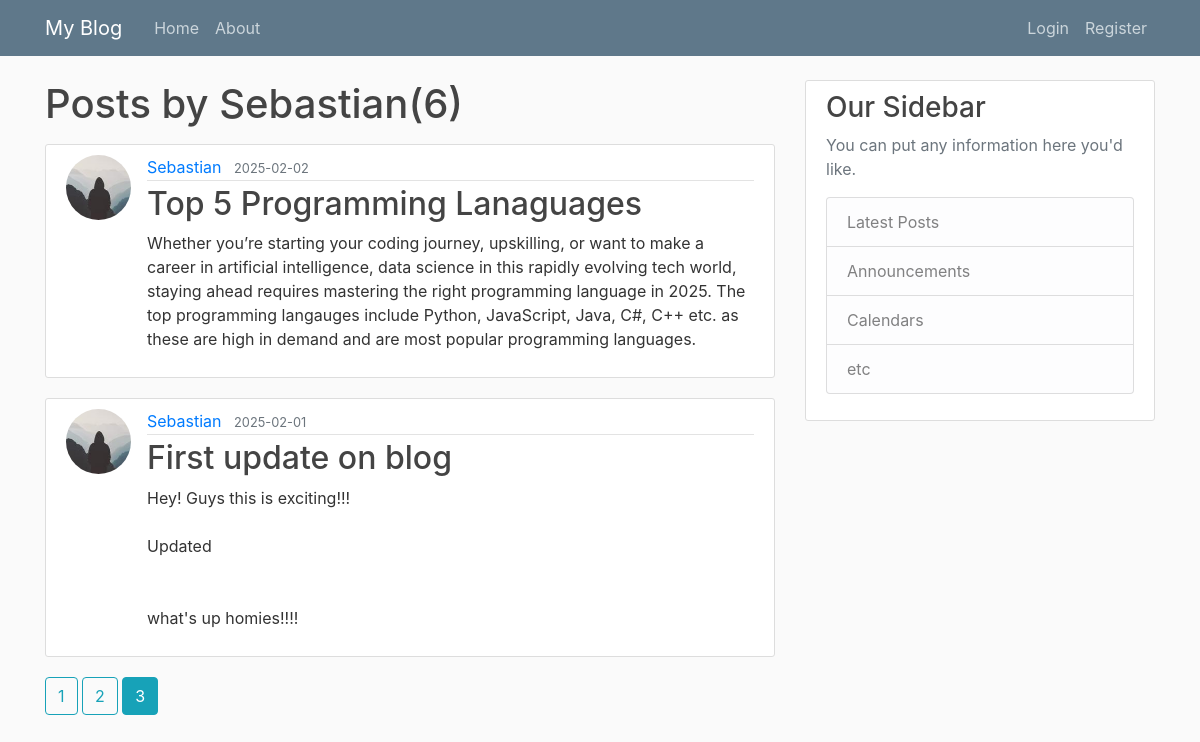
Screenshot of /home/Sebastian?page=3 with the database file from the repository.
### flaskblog/models.py (models this page shows, shortened)
class User(db.Model, UserMixin):
    id = db.Column(db.Integer, primary_key=True)
    username = db.Column(db.String(20),unique=True,nullable=False)
    email = db.Column(db.String(120),unique=True,nullable=False)
    image_file = db.Column(db.String(20),nullable=False,default='default.jpg')
    password = db.Column(db.String(60),nullable=False)
    posts=db.relationship('Post',backref='author',lazy=True)

class Post(db.Model):
    id = db.Column(db.Integer, primary_key=True)
    title=db.Column(db.String(100),nullable=False)
    date_posted=db.Column(db.DateTime,nullable=False,default=datetime.utcnow)
    content=db.Column(db.Text,nullable=False)
    user_id=db.Column(db.Integer,db.ForeignKey("user.id"),nullable=False)

### flaskblog/routes.py (the view)
@app.route("/home/<string:username>")
def user_posts(username):
    page=request.args.get('page',1,type=int)
    user=User.query.filter_by(username=username).first_or_404()
    posts=Post.query.filter_by(author=user)\
        .order_by(Post.date_posted.desc())\
        .paginate(page=page,per_page=2)
    return render_template ("user_posts.html",posts=posts,user=user)

### flaskblog/templates/user_posts.html
{%extends 'layout.html'%} {%block content%}
<h1 class="mb-3">Posts by {{user.username}}({{posts.total}})</h1>
{%for post in posts.items%}
<article class="media content-section">
  <img
    class="rounded-circle article-img"
    src="{{url_for('static',filename='profile_pics/'+post.author.image_file)}}"
  />
  <div class="media-body">
    <div class="article-metadata">
      <a
        class="mr-2"
        href="{{url_for('user_posts',username=post.author.username)}}"
        >{{ post.author.username }}</a
      >
      <small class="text-muted"
        >{{ post.date_posted.strftime('%Y-%m-%d') }}</small
      >
    </div>
    <h2>
      <a class="article-title" href="{{url_for('post',post_id=post.id)}}"
        >{{ post.title }}</a
      >
    </h2>
    <p class="article-content">{{ post.content }}</p>
  </div>
</article>
{%endfor%} {%for page_num in
posts.iter_pages(left_edge=1,right_edge=1,left_current=1,right_current=2)%} {%if
page_num%} {%if posts.page==page_num%}
<a
  class="btn btn-info mb-4"
  href="{{url_for('user_posts',username=user.username,page=page_num)}}"
  >{{page_num}}</a
>
{%else%}
<a
  class="btn btn-outline-info mb-4"
  href="{{url_for('user_posts',username=user.username,page=page_num)}}"
  >{{page_num}}</a
>
{%endif%} {%else%} ... {%endif%} {%endfor%} {%endblock content%}

### flaskblog/static/main.css (style rules this page uses)
body { background: #fafafa; color: #333333; margin-top: 5rem; }
h1, h2, h3, h4, h5, h6 { color: #444444; }
.content-section { background: #ffffff; padding: 10px 20px; border: 1px solid #dddddd; border-radius: 3px; margin-bottom: 20px; }
.article-title { color: #444444; }
.article-content { white-space: pre-line; }
.article-img { height: 65px; width: 65px; margin-right: 16px; }
.article-metadata { padding-bottom: 1px; margin-bottom: 4px; border-bottom: 1px solid #e3e3e3; }

### rows the page displays
User: username "Sebastian"
Post: image_file (picture), author.username "Sebastian", date_posted "2025-02-02", title "Top 5 Programming Lanaguages", content "Whether you’re starting your coding journey, upskilling, or want to make a career in artificial intelligence, data science in this rapidly evolving tech world, staying ahead requires mastering the right programming language in 2025. The top programming langauges include Python, JavaScript, Java, C#, C++ etc. as these are high in demand and are most popular programming languages."
Post: image_file (picture), author.username "Sebastian", date_posted "2025-02-01", title "First update on blog", content "Hey! Guys this is exciting!!! Updated what's up homies!!!!"

### other values shown
{{ posts.total }} "6"
{{ page_num }} "1" "2"
{{ page_num }} "3"
